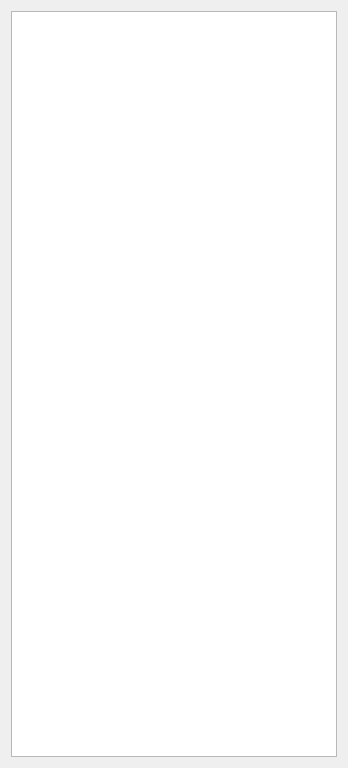
<?xml version="1.0" encoding="UTF-8"?>
<ui version="4.0">
 <class>Form</class>
 <widget class="QWidget" name="Form">
  <property name="geometry">
   <rect>
    <x>0</x>
    <y>0</y>
    <width>348</width>
    <height>768</height>
   </rect>
  </property>
  <property name="minimumSize">
   <size>
    <width>280</width>
    <height>460</height>
   </size>
  </property>
  <property name="windowTitle">
   <string>Form</string>
  </property>
  <property name="styleSheet">
   <string notr="true"/>
  </property>
  <layout class="QGridLayout" name="gridLayout">
   <item row="0" column="0">
    <widget class="XParameterTableWidget" name="tableWidgetDistrInputs">
     <property name="styleSheet">
      <string notr="true"/>
     </property>
    </widget>
   </item>
  </layout>
 </widget>
 <customwidgets>
  <customwidget>
   <class>XParameterTableWidget</class>
   <extends>QTableWidget</extends>
   <header>pyqt5x.XTableWidget.h</header>
  </customwidget>
 </customwidgets>
 <resources>
  <include location="qdesignResource.qrc"/>
 </resources>
 <connections/>
</ui>
